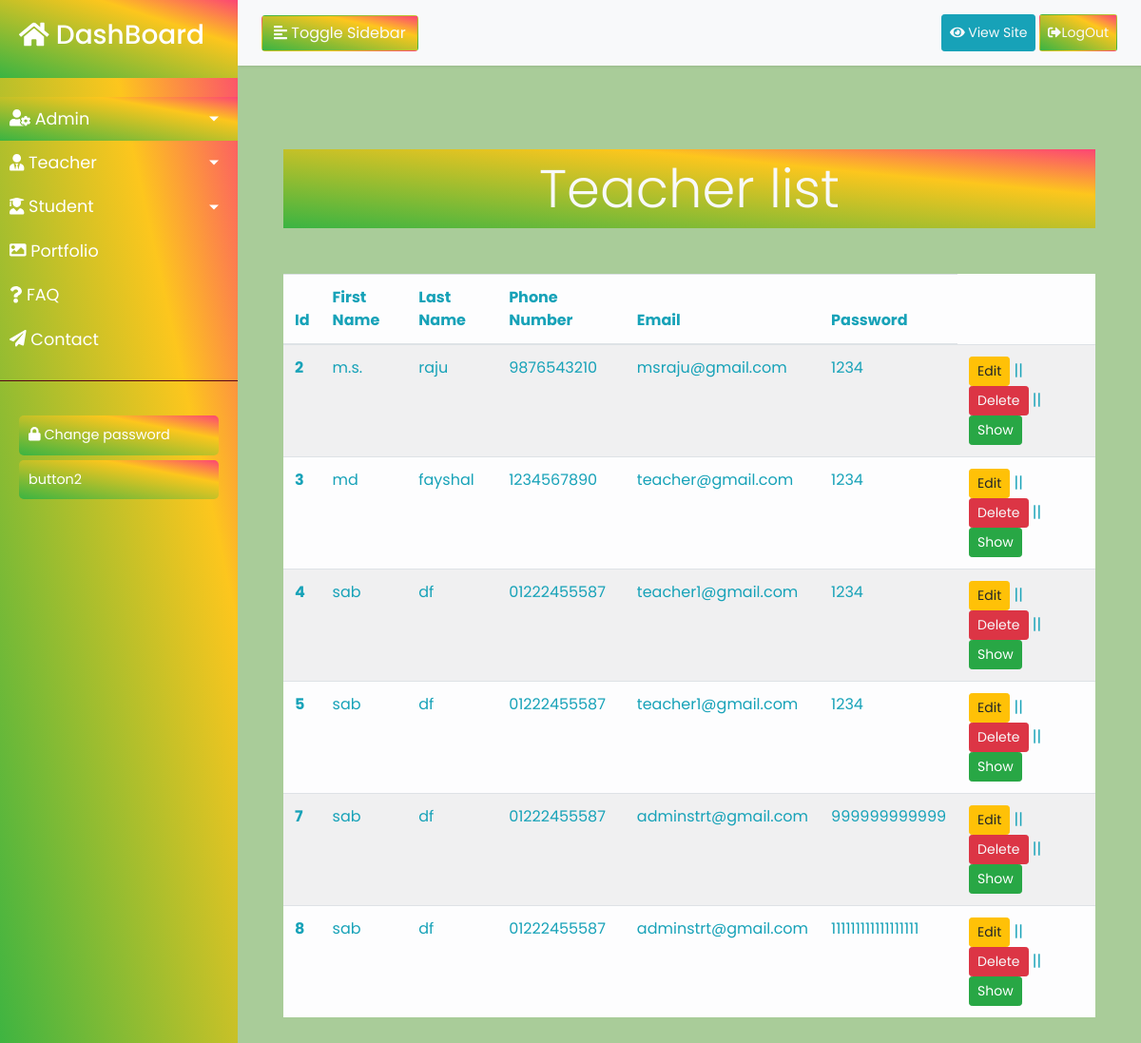
Before: /teacherlist.php (signed in) with the older database file.
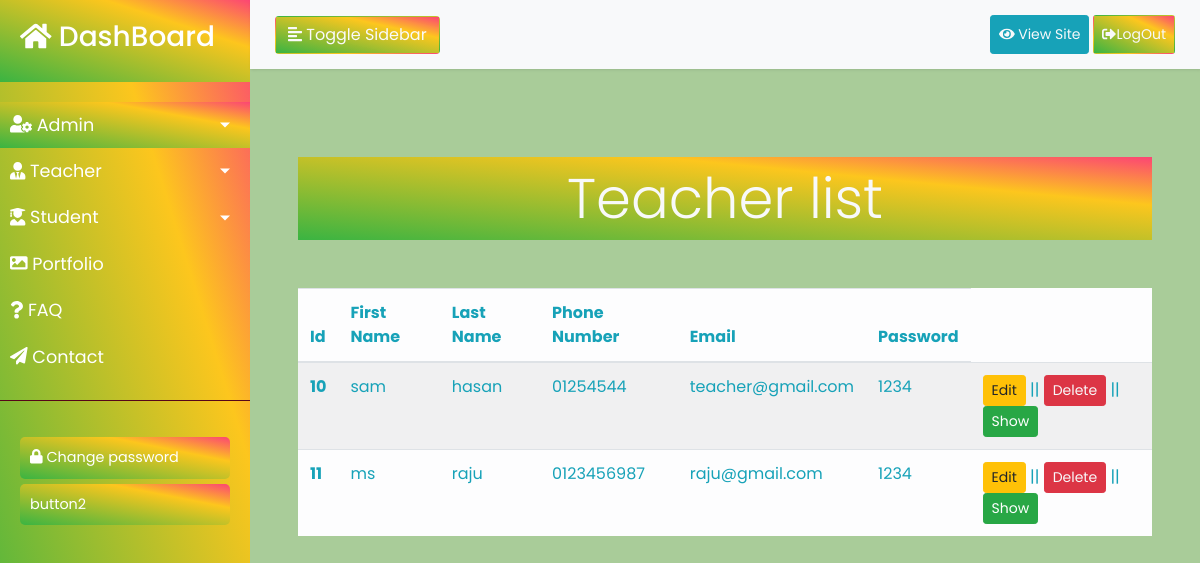
After: the same page with the newer database file.
### tables this page shows
CREATE TABLE IF NOT EXISTS `teachers` (
  `id` int NOT NULL AUTO_INCREMENT,
  `first_name` varchar(30) DEFAULT NULL,
  `last_name` varchar(30) DEFAULT NULL,
  `mobile` varchar(30) DEFAULT NULL,
  `email` varchar(50) DEFAULT NULL,
  `teacher_pass` varchar(50) DEFAULT NULL,
  PRIMARY KEY (`id`)
);

### teacherlist.php (the view)
<?php
include('DBheader.php');
require_once('database.php');
?>
<?php
$info = "SELECT * FROM teachers";
$result = mysqli_query($connection,$info);
?>
    <div class="p-5">
            <h1 class="display-4 text-center text-light py-2 rgb mb-5">Teacher list</h1>
            <table class="table table-light table-striped text-info">
                <thead>
                    <tr>
                    <th scope="col"class="text-info">Id</th>
                    <th scope="col">First Name</th>
                    <th scope="col">Last Name</th>
                    <th scope="col">Phone Number</th>
                    <th scope="col">Email</th>
                    <th scope="col">Password</th>
                    </tr>
                </thead>
                <tbody>
                <?php
                while ($lop=mysqli_fetch_assoc($result)){
                ?>
                    <tr>
                    <th scope="row"class="text-info"><?php echo $lop['id'];?></th>
                    <td class="text-info "><?php echo $lop['first_name'];?></td>
                    <td class="text-info "><?php echo $lop['last_name'];?></td>
                    <td class="text-info "><?php echo $lop['mobile'];?></td>
                    <td class="text-info "><?php echo $lop['email'];?></td>
                    <td class="text-info "><?php echo $lop['teacher_pass'];?></td>
                    <td class="text-info ">
                    <a href="teacheredit.php?id=<?php echo $lop['id'];?>" class="btn btn-sm btn-warning">Edit</a> ||
                    <a href="teacherdelete.php?id=<?php echo $lop['id']?>" class="btn btn-sm btn-danger text-light">Delete</a> ||
                    <a href="teachershow.php?id=<?php echo $lop['id'];?>" class="btn btn-sm btn-success">Show</a>
                    </td>
                    </tr>
                <?php }?>
                </tbody>
            </table>
    </div>
<?php include('DBfooter.php')?>

### DBheader.php (shortened to what this page needs)
<!DOCTYPE html>
<html>
<head>
    <link rel="stylesheet" href="https://stackpath.bootstrapcdn.com/bootstrap/4.1.0/css/bootstrap.min.css">
    <link rel="stylesheet" href="sidebar.css">
    <link rel="stylesheet" href="style.css">
    <link rel="stylesheet" href="student.css">
    <link rel="stylesheet" href="studentmark.css">
</head>
<body>
    <?php if(isset($_SESSION['username'])){?>
    <div class="wrapper">
        <nav id="sidebar">
            <div class="sidebar-header">
                <h3><a href="index.php"><i class="fas fa-home"></i> DashBoard<a></h3>
            </div>
            <ul class="list-unstyled components">
                <li class="active">
                    <a href="#admin" data-toggle="collapse" aria-expanded="false" class="dropdown-toggle">
                    <i class="fas fa-user-cog"></i>
                        Admin
                    </a>
                </li>
                <li>
                    <a href="#teacher" data-toggle="collapse" aria-expanded="false" class="dropdown-toggle">
                        <i class="fas fa-user-tie"></i>
                        Teacher
                    </a>
                </li>
                <li>
                    <a href="#student" data-toggle="collapse" aria-expanded="false" class="dropdown-toggle">
                        <i class="fas fa-user-graduate"></i>
                        Student
                    </a>
                </li>
                <li>
                    <a href="#">
                        <i class="fas fa-image"></i>
                        Portfolio
                    </a>
                </li>
                <li>
                    <a href="#">
                        <i class="fas fa-question"></i>
                        FAQ
                    </a>
                </li>
                <li>
                    <a href="#">
                        <i class="fas fa-paper-plane"></i>
                        Contact
                    </a>
                </li>
            </ul>
            <ul class="list-unstyled CTAs">
                <li>
                    <a href="#" class="download" onClick="pass()"><i class="fa fa-lock"></i>
Change password</a>
                </li>
                <li>
                    <a href="#" class="article"onClick="page()">button2</a>
                </li>
            </ul>
        </nav>
        <div id="content" class="container">
            <nav class="navbar navbar-expand-lg navbar-light bg-light">
                <div class="container-fluid">
                    <button type="button" id="sidebarCollapse" class="btn btn-orange">
                        <i class="fas fa-align-left"></i>
                        <span>Toggle Sidebar</span>
                    </button>
                    <div class="collapse navbar-collapse" id="navbarSupportedContent">
                        <ul class="nav navbar-nav ml-auto">
                            <li class="nav-item active">
                                <a class="nav-link btn btn-info btn-sm text-light ml-1" href="home.php"><i class="fas fa-eye"></i> View Site</a>
                            </li>
                            <li class="nav-item">
                                <a class="nav-link btn btn-sm btn-orange text-light ml-1" href="logout.php"><i class="fas fa-sign-out-alt"></i>LogOut</a>
                            </li>
                        </ul>
                    </div>
                </div>
            </nav>
<?php }?>
            <section class="" id="main">

### DBfooter.php (shortened to what this page needs)
            </section>
        </div>
    </div>
</body>
</html>

### sidebar.css (style rules this page uses)
body { font-family: 'Poppins', sans-serif; }
a, a:hover, a:focus { color: inherit; text-decoration: none; transition: all 0.3s; }
.navbar { padding: 15px 10px; background: rgb(184, 1, 1); border: none; border-radius: 0; margin-bottom: 40px; box-shadow: 1px 1px 3px rgba(0, 0, 0, 0.1); }
i, span { display: inline-block; }
.wrapper { display: flex; align-items: stretch; }
#sidebar { min-width: 250px; max-width: 250px; background: linear-gradient(to top right, rgba(58, 180, 66, 1) 0%, rgba(253, 198, 29, 0.9948354341736695) 71%, rgba(252, 69, 116, 1) 100%); color: #fff; transition: all 0.3s; }
#sidebar ul li a { text-align: left; }
#sidebar .sidebar-header { padding: 20px; background: linear-gradient(to top right, rgba(58, 180, 66, 1) 0%, rgba(253, 198, 29, 0.9948354341736695) 71%, rgba(252, 69, 116, 1) 100%); }
#sidebar ul.components { padding: 20px 0; border-bottom: 1px solid #570618; }
#sidebar ul li a { padding: 10px; font-size: 1.1em; display: block; }
#sidebar ul li.active>a, a[aria-expanded="true"] { color: #fff; background: linear-gradient(to top right, rgba(58, 180, 66, 1) 0%, rgba(253, 198, 29, 0.9948354341736695) 71%, rgba(252, 69, 116, 1) 100%); }
a[data-toggle="collapse"] { position: relative; }
.dropdown-toggle::after { display: block; position: absolute; top: 50%; right: 20px; transform: translateY(-50%); }
ul.CTAs { padding: 20px; }
ul.CTAs a { text-align: center; font-size: 0.9em !important; display: block; border-radius: 5px; margin-bottom: 5px; }
a.download { background: linear-gradient(to top right, rgba(58, 180, 66, 1) 0%, rgba(253, 198, 29, 0.9948354341736695) 71%, rgba(252, 69, 116, 1) 100%); color: linear-gradient(to top right, rgba(58, 180, 66, 1) 0%, rgba(253, 198, 29, 0.9948354341736695) 71%, rgba(252, 69, 116, 1) 100%) !important; }
a.article, a.article:hover { background: linear-gradient(to top right, rgba(58, 180, 66, 1) 0%, rgba(253, 198, 29, 0.9948354341736695) 71%, rgba(252, 69, 116, 1) 100%)!important; color: #fff !important; }
.btn-orange { background: linear-gradient(to top right, rgba(58, 180, 66, 1) 0%, rgba(253, 198, 29, 0.9948354341736695) 71%, rgba(252, 69, 116, 1) 100%)!important; color: #fafafa; }
#content { width: 100%; padding: 0px; min-height: 100vh; transition: all 0.3s; }

### style.css (style rules this page uses)
body { height: auto; width: auto; background-color: rgb(169, 204, 153); }
.rgb { background: linear-gradient(to top right, rgba(58, 180, 66, 1) 0%, rgba(253, 198, 29, 0.9948354341736695) 71%, rgba(252, 69, 116, 1) 100%); color: #fff; }

Changed rows visible on the page:
removed teachers: id "2", first_name "m.s.", last_name "raju", mobile "9876543210", email "msraju@gmail.com", teacher_pass "1234"
removed teachers: id "3", first_name "md", last_name "fayshal", mobile "1234567890", email "teacher@gmail.com", teacher_pass "1234"
removed teachers: id "4", first_name "sab", last_name "df", mobile "01222455587", email "teacher1@gmail.com", teacher_pass "1234"
removed teachers: id "5", first_name "sab", last_name "df", mobile "01222455587", email "teacher1@gmail.com", teacher_pass "1234"
removed teachers: id "7", first_name "sab", last_name "df", mobile "01222455587", email "adminstrt@gmail.com", teacher_pass "999999999999"
removed teachers: id "8", first_name "sab", last_name "df", mobile "01222455587", email "adminstrt@gmail.com", teacher_pass "111111111111111111"
added teachers: id "10", first_name "sam", last_name "hasan", mobile "01254544", email "teacher@gmail.com", teacher_pass "1234"
added teachers: id "11", first_name "ms", last_name "raju", mobile "0123456987", email "raju@gmail.com", teacher_pass "1234"
